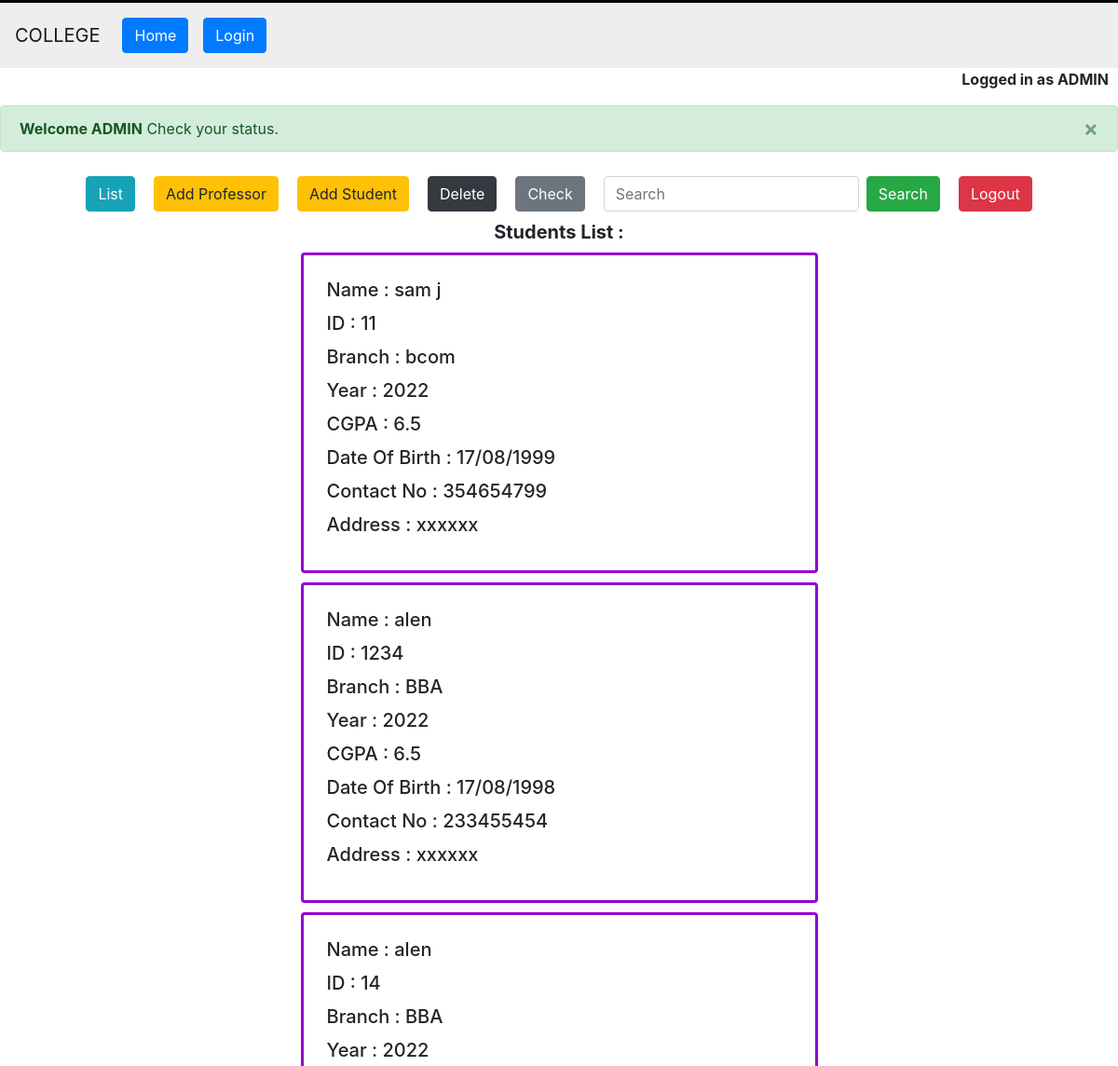
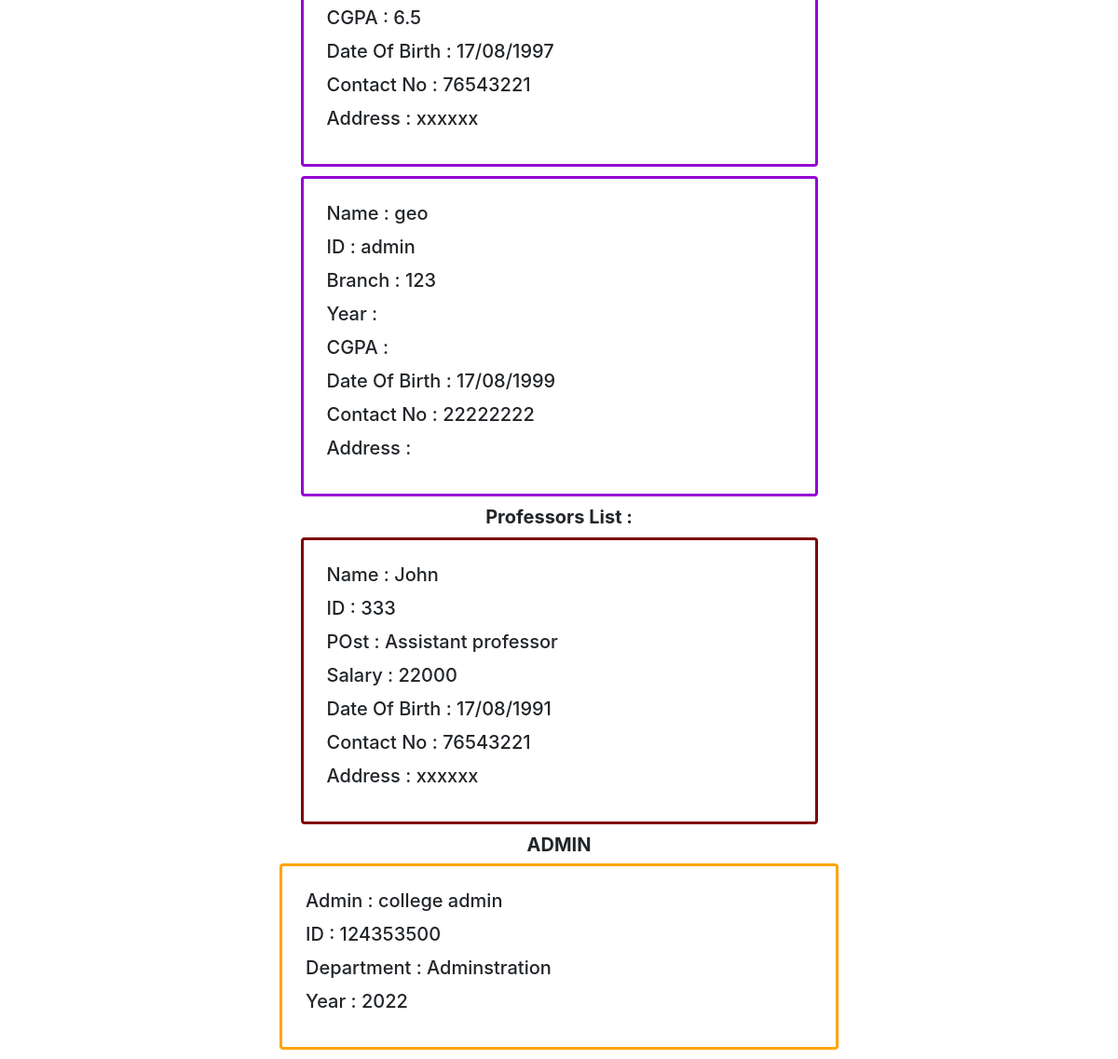
Screenshot of /apptwo/list with the database file from the repository (2 pictures, top to bottom).
### apptwo/models.py (models this page shows, shortened)
class Student(models.Model):
    rollid = models.CharField(max_length=50, default="")
    passwd = models.CharField(max_length=50, default="")
    name = models.CharField(max_length=50, default="")
    branch = models.CharField(max_length=50, default="")
    year = models.CharField(max_length=50, default="")
    cgpa = models.CharField(max_length=15, default="")
    mob = models.CharField(max_length=15, default="")
    address = models.CharField(max_length=200, default="")
    dob = models.CharField(max_length=20, default="")
    class Meta:
        db_table = "student"

class Professor(models.Model):
    roll = models.CharField(max_length=50, default="")
    passwd = models.CharField(max_length=50, default="")
    name = models.CharField(max_length=50, default="")
    salary = models.CharField(max_length=15, default="")
    mob = models.CharField(max_length=15, default="")
    address = models.CharField(max_length=200, default="")
    post = models.CharField(max_length=200, default="")
    dob = models.CharField(max_length=20, default="")
    class Meta:
        db_table = "professor"

### apptwo/views.py (the view)
# urls.py: path('list',views.list,name="list"),
def list(request):
    def sort(lst):
        for i in range(len(lst)):
            for j in range(i+1,len(lst)):
                if lst[i][1] > lst[j][1]:
                    temp=lst[i]
                    lst[i]=lst[j]
                    lst[j]=temp
        return lst
    lst = []
    lst2 = []
    object1 = Professor.objects.all()
    object2 = Student.objects.all()
    flag = 1
    i = 0
    for obj in object2:
        lst.append([])
        lst[i].append(obj.name)
        lst[i].append(obj.rollid)
        lst[i].append(obj.dob)
        lst[i].append(obj.branch)
        lst[i].append(obj.year)
        lst[i].append(obj.mob)
        lst[i].append(obj.address)
        lst[i].append(obj.cgpa)
        i += 1
    i = 0
    for obj in object1:
        lst2.append([])
        lst2[i].append(obj.name)
        lst2[i].append(obj.roll)
        lst2[i].append(obj.dob)
        lst2[i].append(obj.salary)
        lst2[i].append(obj.mob)
        lst2[i].append(obj.address)
        lst2[i].append(obj.post)
        i += 1
    lst = sort(lst)
    lst2 = sort(lst2)
    arg = {'lst': lst, 'lst2': lst2, 'flag': flag}
    return render(request, 'adminlog.html', arg)

### apptwo/templates/adminlog.html (shortened to what this page needs)
<!doctype html>
<html lang="en">
  <head>
    <link rel="stylesheet" href="https://stackpath.bootstrapcdn.com/bootstrap/4.4.1/css/bootstrap.min.css">
  </head>
  <body>
{% load static %}
  <nav class="navbar navbar-expand-lg navbar-light "style="background-color: #eee;border-top:solid black 3px;">
    <a class="navbar-brand" href="/appone/templates/home.html">COLLEGE</a>
  <div class="collapse navbar-collapse" id="navbarSupportedContent">
    <ul class="navbar-nav mr-auto">
      <li class="nav-item active">
        <a class="nav-link" href="/"><button type="button" class="btn btn-primary">Home</button><span class="sr-only">(current)</span></a>
      </li>
      <li class="nav-item active">
        <a class="nav-link" href="login"><button type="button" class="btn btn-primary">Login</button><span class="sr-only">(current)</span></a>
      </li>
    </ul>
  </div>
</nav>
      <div style="margin-right:10px">
          <p align="right"><b>Logged in as ADMIN</b></p>
          </div>
 <div class="alert alert-success alert-dismissible fade show" role="alert">
  <strong>Welcome ADMIN</strong> Check your status.
  <button type="button" class="close" data-dismiss="alert" aria-label="Close">
    <span aria-hidden="true">&times;</span>
  </button>
</div>
<ul class="nav justify-content-center">
    <li class="nav-item" style="padding:10px;">
    <a href="list"><button type="button" class="btn btn-info" >List</button></a>
  </li>
   <li class="nav-item" style="padding:10px;">
       <a href="addprof"><button type="button" class="btn btn-warning" >Add Professor</button></a>
  </li>
    <li class="nav-item" style="padding:10px;">
    <a href="addstud"><button type="button" class="btn btn-warning" >Add Student</button></a>
  </li>
   <li class="nav-item" style="padding:10px;">
    <a href="delete"><button type="button" class="btn btn-dark" >Delete</button></a>
  </li>
    <li class="nav-item" style="padding:10px;">
    <a href="check"><button type="button" class="btn btn-secondary" >Check</button></a>
  </li>
  <li class="nav-item" style="padding:10px;">
  <form class="form-inline" action="search" method="post">{% csrf_token %}
        <input type="text" class="form-control mr-sm-2" type="search" placeholder="Search" aria-label="Search" name="searchkey">
    <button class="btn btn-success my-2 my-sm-0" type="submit">Search</button>
    </form>
  </li>
   <li class="nav-item" style="padding:10px;">
    <a class="" href="login" ><button type="button" class="btn btn-danger">Logout</button></a>
  </li>
</ul>
<div class="container">
    <h5><b><center>Students List :</center></b></h5>
      {% for obj in lst %}
       <div class="card container col-lg-6" style="border:solid #9400d3 3px;padding:5px;margin-top:10px;margin-bottom:10px">
       <div class="card-body">
       <h5 class="card-title">Name : {{obj.0}}</h5>
       <h5 class="card-title">ID : {{obj.1}}</h5>
       <h5 class="card-title">Branch : {{obj.3}}</h5>
       <h5 class="card-title">Year : {{obj.4}}</h5>
       <h5 class="card-title">CGPA : {{obj.7}}</h5>
       <h5 class="card-title">Date Of Birth : {{obj.2}}</h5>
       <h5 class="card-title">Contact No : {{obj.5}}</h5>
       <h5 class="card-title">Address : {{obj.6}}</h5>
       </div>
       </div>
      {% endfor %}
    <h5><b><center>Professors List :</center></b></h5>
      {% for obj in lst2 %}
       <div class="card container col-lg-6" style="border:solid #800000 3px;padding:5px;margin-top:10px;margin-bottom:10px">
       <div class="card-body">
       <h5 class="card-title">Name : {{obj.0}}</h5>
       <h5 class="card-title">ID : {{obj.1}}</h5>
       <h5 class="card-title">POst : {{obj.6}}</h5>
       <h5 class="card-title">Salary : {{obj.3}}</h5>
       <h5 class="card-title">Date Of Birth : {{obj.2}}</h5>
       <h5 class="card-title">Contact No : {{obj.4}}</h5>
       <h5 class="card-title">Address : {{obj.5}}</h5>
       </div>
       </div>
      {% endfor %}
</div>
<h5><b><center>ADMIN</center></b></h5>
<div class="card container col-lg-6" style="border:solid orange 3px;padding:5px;margin-bottom:10px">
  <div class="card-body">
    <h5 class="card-title">Admin : college admin</h5>
    <h5 class="card-title">ID : 124353500</h5>
    <h5 class="card-title">Department : Adminstration</h5>
    <h5 class="card-title">Year : 2022</h5>
  </div>
</div>
  </body>
</html>

### rows the page displays
Student: name "sam j", rollid "11", branch "bcom", year "2022", cgpa "6.5", dob "17/08/1999", mob "354654799", address "xxxxxx"
Student: name "alen", rollid "1234", branch "BBA", year "2022", cgpa "6.5", dob "17/08/1998", mob "233455454", address "xxxxxx"
Student: name "alen", rollid "14", branch "BBA", year "2022", cgpa "6.5", dob "17/08/1997", mob "76543221", address "xxxxxx"
Student: name "geo", rollid "admin", branch "123", dob "17/08/1999", mob "22222222"
Professor: name "John", roll "333", post "Assistant professor", salary "22000", dob "17/08/1991", mob "76543221", address "xxxxxx"
